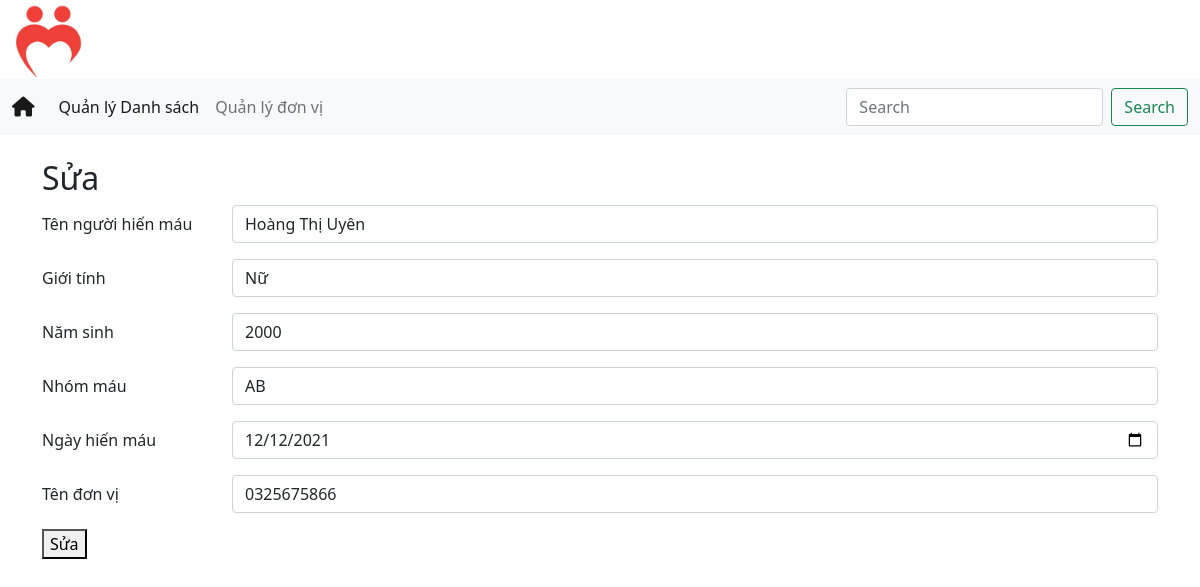
The app's page /update.php?bd_id=3 with its own data.
### tables this page shows
CREATE TABLE `blood_donor` (
  `bd_id` int(20) UNSIGNED DEFAULT NULL,
  `bd_name` varchar(30) NOT NULL,
  `bd_sex` varchar(10) NOT NULL,
  `bd_age` int(10) NOT NULL,
  `bd_bgroup` varchar(10) NOT NULL,
  `bd_reg_date` date NOT NULL,
  `bd_phno` varchar(20) NOT NULL
);

### update.php (the view, shortened to what this page needs)
<?php
include('header.php');
?>
<main class="mt-4">
    <div class="container">
        <div class="row">
            <div class="col-md-12">
                <h2>Sửa</h2>
                <?php
                $bd_id = $_GET['bd_id'];
                $sql = "SELECT * FROM blood_donor WHERE bd_id=$bd_id";
                $res = mysqli_query($conn, $sql);
                if ($res == TRUE) {
                    $count = mysqli_num_rows($res);
                    if ($count == 1) {
                        $row = mysqli_fetch_assoc($res);
                        $bd_name = $row['bd_name'];
                        $bd_sex = $row['bd_sex'];
                        $bd_age = $row['bd_age'];
                        $bd_bgroup = $row['bd_bgroup'];
                        $bd_reg_date = $row['bd_reg_date'];
                        $bd_phno = $row['bd_phno'];
                    } else {
                        header('location:' . SITEURL . 'index.php');
                    }
                }
                ?>
                <form action="process-update.php" method="POST" class="mb-4" enctype="multipart/form-data">
                    <div class="row mb-3">
                        <label for="txtHoTen" class="col-sm-2 col-form-label">Tên người hiến máu</label>
                        <div class="col-sm-10">
                            <input type="text" class="form-control" id="txtHoTen" name="txtHoTen" value="<?php echo $bd_name; ?>">
                        </div>
                    </div>
                    <div class="row mb-3">
                        <label for="txtGioiTinh" class="col-sm-2 col-form-label">Giới tính</label>
                        <div class="col-sm-10">
                            <input type="text" class="form-control" id="txtGioiTinh" name="txtGioiTinh" value="<?php echo $bd_sex; ?>">
                        </div>
                    </div>
                    <div class="row mb-3">
                        <label for="txtNamSinh" class="col-sm-2 col-form-label">Năm sinh</label>
                        <div class="col-sm-10">
                            <input type="text" class="form-control" id="txtNamSinh" name="txtNamSinh" value="<?php echo $bd_age; ?>">
                        </div>
                    </div>
                    <div class="row mb-3">
                        <label for="txtNhomMau" class="col-sm-2 col-form-label">Nhóm máu</label>
                        <div class="col-sm-10">
                            <input type="text" class="form-control" id="txtNhomMau" name="txtNhomMau" value="<?php echo $bd_bgroup; ?>">
                        </div>
                    </div>
                    <div class="row mb-3">
                        <label for="txtNgay" class="col-sm-2 col-form-label">Ngày hiến máu</label>
                        <div class="col-sm-10">
                            <input type="date" class="form-control" id="txtNgay" name="txtNgay" value="<?php echo $bd_reg_date; ?>">
                        </div>
                    </div>
                    <div class="row mb-3">
                        <label for="txtSDT" class="col-sm-2 col-form-label">Tên đơn vị</label>
                        <div class="col-sm-10">
                            <input type="tel" class="form-control" id="txtSDT" name="txtSDT" value="<?php echo $bd_phno; ?>">
                        </div>
                    </div>
                    <button type="submit" class="add" name="btnUpdate">Sửa</button>
                </form>
            </div>
        </div>
    </div>
</main>

### records on screen
blood_donor: txtHoTen "Hoàng Thị Uyên", txtGioiTinh "Nữ", txtNamSinh "2000", txtNhomMau "AB", txtNgay "12/12/2021", txtSDT "0325675866"
